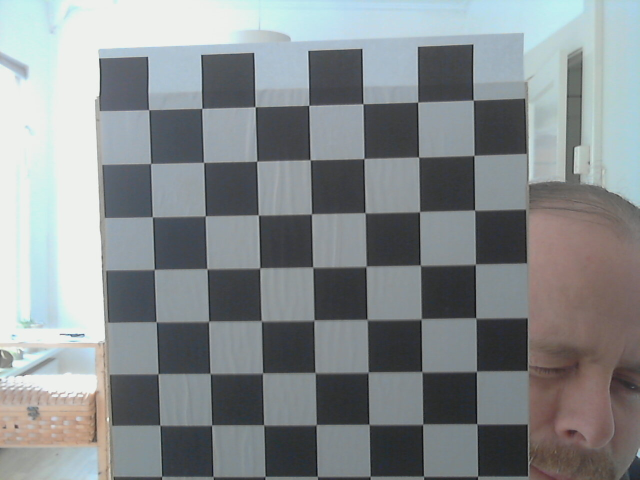
#> input picture checker.png, 1280 x 960 px (shown at 1/2 size)
$ python testx.py
#> lines starting #> are read from the running program, lines starting #| are printed output that depends on the picture
#!/usr/bin/env python

import cv2
import numpy as np
import glob

# setup termination criteria for cornerSubPix()
criteria = (cv2.TERM_CRITERIA_EPS + cv2.TERM_CRITERIA_MAX_ITER, 30, 0.001)

# create and populate object points for 8x8 chessboard
objp = np.zeros((7 * 7, 3), np.float32)
objp[:,:2] = np.mgrid[0:7, 0:7].T.reshape(-1, 2)

# create arrays for object points and image points
objpoints = [] # 3d point in real world space
imgpoints = [] # 2d points in image plane

# gather filenames of images in folder
images = glob.glob('checker.png')

# loop over images in folder and create chessboard corners
for fname in images:
    print(fname)
    image = cv2.imread(fname)
#> image is the input picture: shape (960, 1280, 3); mean B, G, R 142, 139.9, 134.5
    gray = cv2.split(image)[0]
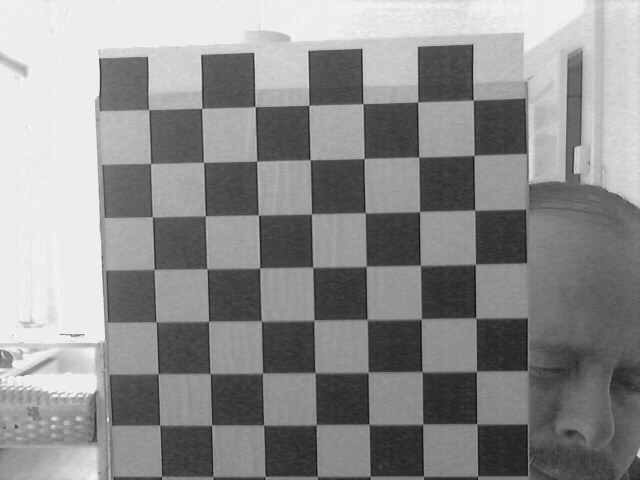
#> gray: shape (960, 1280) (shown at 1/2 size); min 9, max 255, mean 142

    ret, corners = cv2.findChessboardCorners(gray, (7, 7), None)
#> ret = True; corners = 49 rows, first 8: [946.5, 200.7], [947.6, 311.3], [949.2, 419.9], [950.5, 530.2], [951.7, 635.4], [952.4, 744], [953.5, 847.5], [835.5, 205.2]

    if ret == True:
        objpoints.append(objp)
        corners_SubPix = cv2.cornerSubPix(gray, corners, (11, 11), (-1, -1), criteria)
#> corners_SubPix = 49 rows, first 8: [946.8, 200.7], [948.3, 311.3], [949.6, 420.6], [950.9, 528.7], [951.9, 636.4], [953.3, 743], [954.1, 848.1], [835.7, 204.6]
        imgpoints.append(corners_SubPix)
        print("Return value: ", ret)
#| Return value:  True
        img = cv2.drawChessboardCorners(gray, (7, 7), corners_SubPix, ret)
        cv2.imshow("Corners", img)
        cv2.waitKey(5000)
cv2.destroyAllWindows()

# calibrate camera: cameraMatrix = 3x3 camera intrinsics matrix; distCoeffs = 5x1 vector
# gray.shape[::-1] swaps single channel image values from h, w to w, h (numpy to OpenCV format)
retval, cameraMatrix, distCoeffs, rvecs, tvecs = cv2.calibrateCamera(objpoints, imgpoints, gray.shape[::-1], None, None)
#> retval = 0.359; cameraMatrix = [[2231.8, 0, 629.4], [0, 2218.6, 512.5], [0, 0, 1]]; distCoeffs = [[0.55, -15.85, -0.013, -0.00342, 154.9]]; rvecs = ([0.123, 0.0311, 1.55],); tvecs = ([2.88, -2.84, 20.44],)

# persist intrinsics and distortions
fs = cv2.FileStorage("intrinsics.xml", cv2.FileStorage_WRITE)
fs.write("image_width", gray.shape[1])
fs.write("image_height", gray.shape[0])
fs.write("camera_matrix", cameraMatrix)
fs.write("distortion_coefficients", distCoeffs)
fs.release()
